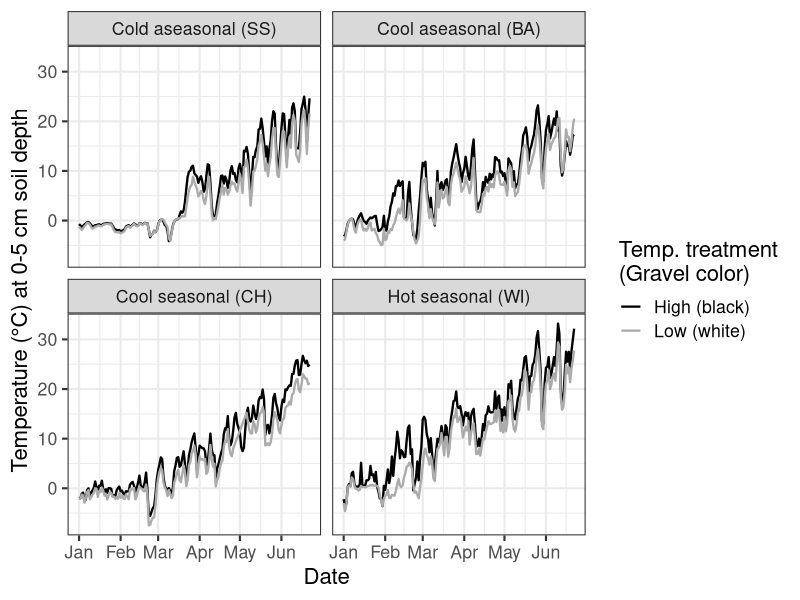
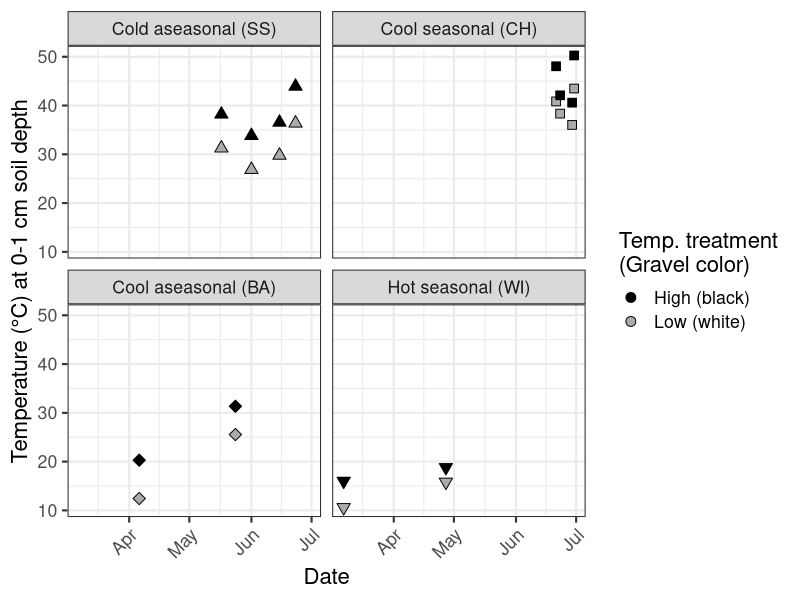

The R script that drew these images, in order:
# Read in and format raw logger and snapshot temperature for common garden x
# gravel combinations

# Load libraries
library(tidyverse); library(lubridate)

# Read in snapshot temperatures
temp_m <- read_csv("data/micrositetemperature.csv")
# Read in logger data
temp <- read_csv("data/BCtemploggers.csv")

# Cut all data to be between Jan-1 and Jun-22 (where most sites x gravel have
# continuous data and encompasses most of growing season)
clean_dat <- temp %>% filter(Date >= "2022-01-01" & Date <= "2022-06-22")

# Set plotting theme
theme_set(theme_bw(base_size = 16))

# Clean and format logger data for plotting. Create Figure S3
clean_dat %>% 
  mutate(Site = case_when(Site == "Balzor" ~ "Cool aseasonal (BA)",
                          Site == "Cheyenne" ~ "Cool seasonal (CH)",
                          Site == "Sheep" ~ "Cold aseasonal (SS)",
                          Site == "Wildcat" ~ "Hot seasonal (WI)")) %>% 
  mutate(Site = factor(Site, levels = c("Cold aseasonal (SS)",
                                        "Cool seasonal (CH)",
                                        "Cool aseasonal (BA)",
                                        "Hot seasonal (WI)"))) %>% 
  mutate(Site = case_when(Site == "Balzor" ~ "Baltzor",
                          T ~ Site)) %>% 
  mutate(Color = case_when(Color == "Black" ~ "High (black)",
                           Color == "White" ~ "Low (white)")) %>% 
  ggplot(aes(x = Date, y = Temp_C, color = Color)) +
  geom_line(linewidth = 0.8) +
  facet_wrap(~Site) +
  scale_color_manual(values = c("black", "gray67")) +
  labs(y = "Temperature (°C) at 0-5 cm soil depth", x = "Date", color = "Temp. treatment\n(Gravel color)") -> soil05

png("figs/FigS3_SoilTemp5cm.png", width = 8, height = 6, res = 300, units = "in")
soil05
dev.off()

# Get mean and standard deviations for Table S1.
clean_dat %>% 
  select(Site, Date, Color, Temp_C) %>% 
  spread(key = Color, value = Temp_C) %>% 
  mutate(Diff = Black - White) %>% 
  group_by(Site) %>% 
  summarize(mean_black = mean(Black, na.rm = T),
            sd_black = sd(Black, na.rm = T)/sqrt(n()),
            mean_white = mean(White, na.rm = T),
            sd_white = sd(White, na.rm = T)/sqrt(n()),
            mean_diff = mean(Diff, na.rm = T),
            sd_diff = sd(Diff, na.rm = T)/sqrt(n()))

# Clean and format snapshot data for plotting. Create Figure S4
temp_m %>% 
  mutate(Site = case_when(Site == "Balzor" ~ "Cool aseasonal (BA)",
                          Site == "Cheyenne" ~ "Cool seasonal (CH)",
                          Site == "SheepStation" ~ "Cold aseasonal (SS)",
                          Site == "Wildcat" ~ "Hot seasonal (WI)")) %>% 
  mutate(Site = factor(Site, levels = c("Cold aseasonal (SS)",
                                        "Cool seasonal (CH)",
                                        "Cool aseasonal (BA)",
                                        "Hot seasonal (WI)"))) %>% 
  mutate(Color = case_when(Color == "Black" ~ "High (black)",
                           Color == "White" ~ "Low (white)")) %>% 
  mutate(Date = mdy(Date)) %>% 
  group_by(Site, Date, Color) %>% 
  summarize(mean = mean(SoilT_1cm, na.rm = T),
            sd = sd(SoilT_1cm)) %>% 
  ungroup() %>% 
  ggplot(aes(x = Date, y = mean)) +
  geom_point(size = 3, aes(shape = Site, fill = Color)) +
  scale_fill_manual(values = c("black", "gray67")) +
  facet_wrap(~Site) +
  labs(x = "Date", y = "Temperature (°C) at 0-1 cm soil depth",
       fill = "Temp. treatment\n(Gravel color)") +
  theme(axis.text.x = element_text(angle = 45, hjust = 1)) +
  scale_shape_manual(values = c(24,22,23,25), guide = "none") +
  guides(fill=guide_legend(override.aes=list(shape=21))) -> soil_temp

png("figs/FigS2_soil_temp.png", width = 8, height = 6, res = 300, units = "in")
soil_temp
dev.off()
